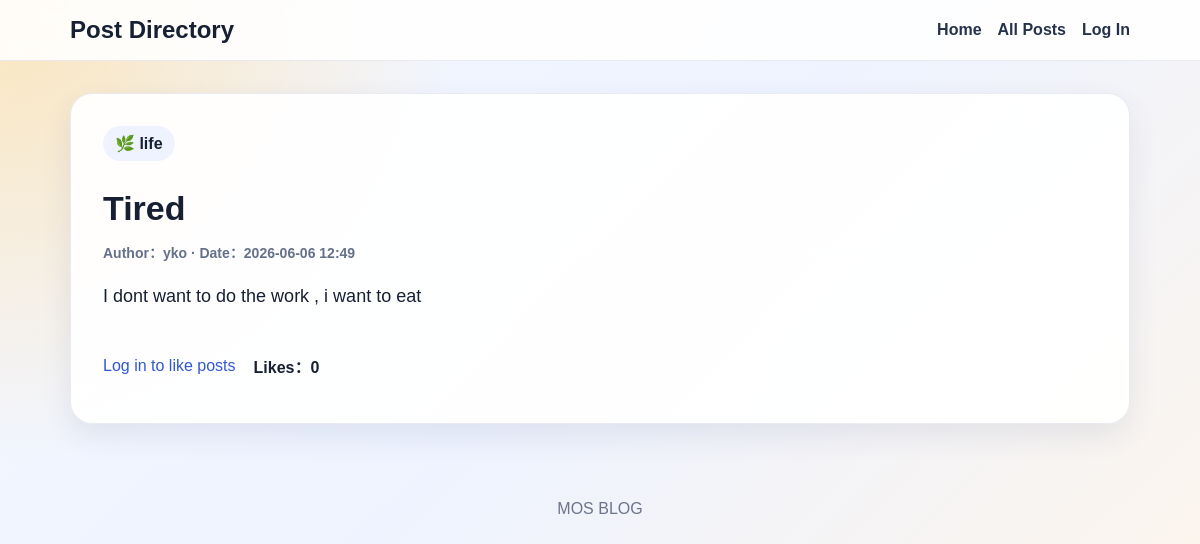
/posts/3/, run on the app's committed database.
### posts/models.py (models this page shows, shortened)
class Post(models.Model):
    title = models.CharField("Title", max_length=150)
    content = models.TextField("Tect")
    category = models.ForeignKey(
        Category,
        on_delete=models.CASCADE,#分类删除，帖子也删除
        related_name="posts",
        verbose_name="category"
    )
    author = models.ForeignKey(
        settings.AUTH_USER_MODEL,
        on_delete=models.CASCADE,
        related_name="posts",
        verbose_name="author"
    )
    likes = models.ManyToManyField(
        settings.AUTH_USER_MODEL,
        related_name="liked_posts",
        blank=True,
        verbose_name="liked Users"
    )
    image_url = models.URLField("Image URL", blank=True) #图片链接
    is_published = models.BooleanField("Published", default=True) #发布
    created_at = models.DateTimeField("Created At", auto_now_add=True) #创建时间
    class Meta:
        verbose_name = "Posts"
        verbose_name_plural = "Posts"
        ordering = ["-created_at"]

class Category(models.Model):
    name = models.CharField("Class", max_length=100)
    slug = models.SlugField("URL", max_length=100, unique=True) #网址名称
    icon = models.CharField("icon", max_length=10, default="📝")
    class Meta:
        verbose_name = "Category"
        verbose_name_plural = "Category"
        ordering = ["name"]

### posts/views.py (the view)
# urls.py: path("posts/<int:pk>/", views.post_detail, name="post_detail"),
def post_detail(request, pk):
    post = get_object_or_404(
        Post.objects.select_related("author", "category"),
        pk=pk,
        is_published=True
    )
    user_liked = False
    if request.user.is_authenticated:
        user_liked = post.likes.filter(id=request.user.id).exists()
    return render(request, "posts/post_detail.html", {
        "post": post,
        "user_liked": user_liked,
    })

### posts/templates/posts/post_detail.html (shortened to what this page needs)
{% extends "posts/base.html" %}
{% block content %}
<article class="detail-card">
    <div class="detail-header">
        <span class="badge">{{ post.category.icon }} {{ post.category.name }}</span>
    </div>
    <h1>{{ post.title }}</h1>
    <p class="meta">
        Author：{{ post.author.username }} ·
        Date：{{ post.created_at|date:"Y-m-d H:i" }}
    </p>
    <div class="content-text">
        {{ post.content|linebreaks }}
    </div>
    <div class="actions">
        {% if user.is_authenticated %}
            <form method="post" action="{% url 'toggle_like' post.pk %}">
                {% csrf_token %}
                <button class="btn" type="submit">
                    {% if user_liked %}
                        Unlike
                    {% else %}
                        like
                    {% endif %}
                </button>
            </form>
        {% else %}
            <p>
                <a href="{% url 'login' %}">Log in to like posts</a>
            </p>
        {% endif %}
        <span class="likes-count">Likes：{{ post.likes.count }}</span>
    </div>
</article>
{% endblock %}

### posts/static/style.css (style rules this page uses)
* { box-sizing: border-box; }
body { margin: 0; font-family: "Microsoft YaHei", Arial, sans-serif; color: #172033; background: radial-gradient(circle at top left, rgba(255, 210, 122, 0.5), transparent 32%), linear-gradient(135deg, #f6f8ff 0%, #eef3ff 45%, #fff5e8 100%); min-height: 100vh; }
a { color: #3157d5; text-decoration: none; }
.section h2, .page-heading h1, .form-page h1, .detail-card h1 { font-size: 34px; margin-bottom: 14px; }
.category-card, .post-card, .detail-card, .form-page { background: rgba(255, 255, 255, 0.92); border: 1px solid rgba(45, 62, 120, 0.1); border-radius: 22px; box-shadow: 0 12px 30px rgba(36, 52, 95, 0.09); }
.meta { color: #65708a; font-size: 14px; font-weight: 600; }
.detail-card, .form-page { padding: 32px; }
.detail-header { display: flex; gap: 10px; flex-wrap: wrap; }
.badge { padding: 8px 12px; background: #eef3ff; border-radius: 999px; font-weight: 700; }
.content-text { font-size: 18px; line-height: 1.8; }
.actions { margin-top: 28px; display: flex; align-items: center; gap: 18px; flex-wrap: wrap; }
.likes-count { font-weight: 700; }

### data on the page
Post: category.icon "🌿", category.name "life", title "Tired", author.username "yko", created_at "2026-06-06 12:49", content "I dont want to do the work , i want to eat", likes.count "0"
